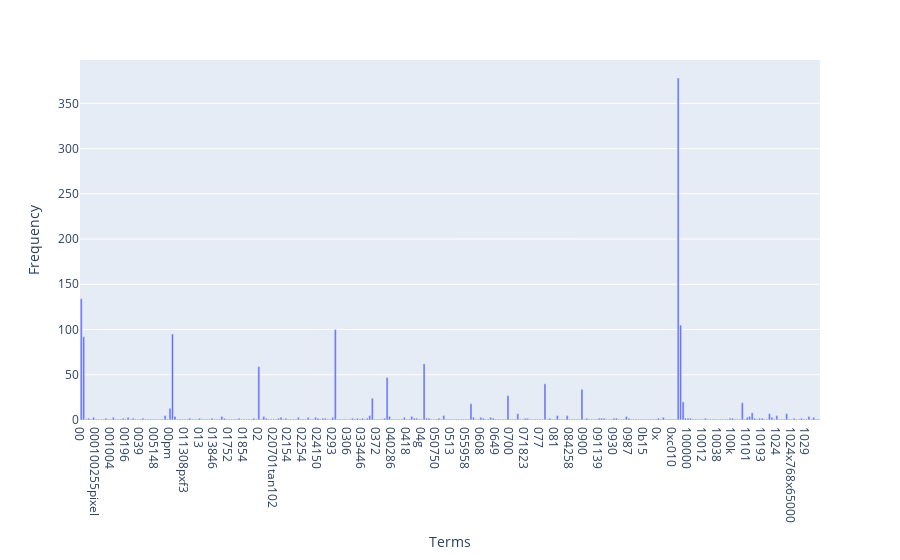

Notebook source saved alongside this figure:
### Markdown cell above
### >>> **Exercise 12 (take home):**
If you want a nicer interactive visualization here, I would encourage you try to install and use plotly to achieve this.

### Code cell
# Answer here
import plotly.express as px

df_data = pd.DataFrame({
    'Terms': count_vect.get_feature_names_out()[:300],
    'Frequency': term_frequencies[:300]
})

fig = px.bar(
    df_data,
    x='Terms',
    y='Frequency',
)

fig.show()

### Figure 1 — Plotly figure (JSON) as saved in the notebook; plotly's stock layout.template omitted (floating-point values rounded to 4 significant figures; data arrays with more than 128 entries replaced by an {"elided": "..."} marker saying what was removed)
{"data": [{"hovertemplate": "Terms=%{x}<br>Frequency=%{y}<extra></extra>", "legendgroup": "", "marker": {"color": "#636efa", "pattern": {"shape": ""}}, "name": "", "orientation": "v", "showlegend": false, "textposition": "auto", "type": "bar", "x": {"elided": "300 str values"}, "xaxis": "x", "y": {"elided": "300 int values"}, "yaxis": "y"}], "layout": {"barmode": "relative", "legend": {"tracegroupgap": 0}, "margin": {"t": 60}, "xaxis": {"anchor": "y", "domain": [0, 1], "title": {"text": "Terms"}}, "yaxis": {"anchor": "x", "domain": [0, 1], "title": {"text": "Frequency"}}}}
